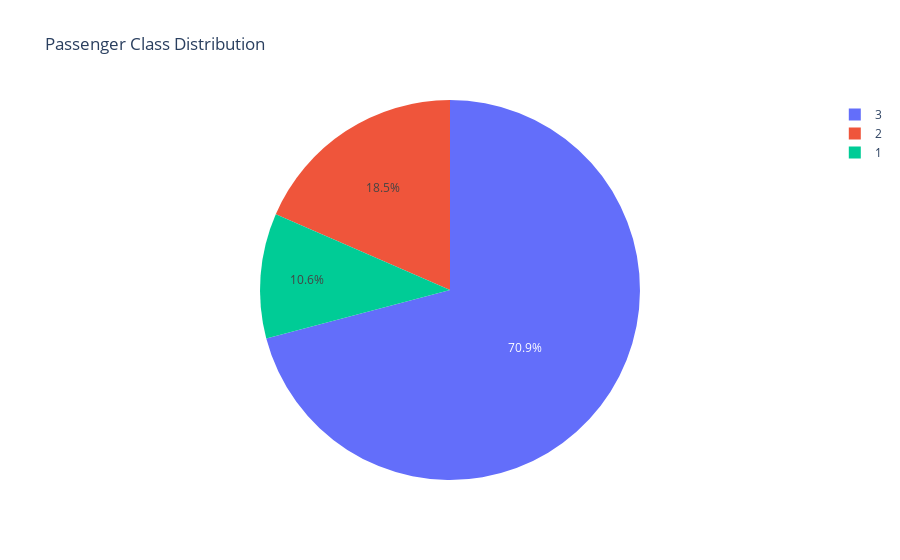

Notebook source saved alongside this figure:
### Code cell
pie = px.pie(df, values='pclass', names='pclass', title='Passenger Class Distribution')
pie.show()

### Figure 1 — Plotly figure (JSON) as saved in the notebook; plotly's stock layout.template omitted (floating-point values rounded to 4 significant figures; data arrays with more than 128 entries replaced by an {"elided": "..."} marker saying what was removed)
{"data": [{"domain": {"x": [0, 1], "y": [0, 1]}, "hovertemplate": "pclass=%{value}<extra></extra>", "labels": {"elided": "1309 int values"}, "legendgroup": "", "name": "", "showlegend": true, "type": "pie", "values": {"elided": "1309 int values"}}], "layout": {"legend": {"tracegroupgap": 0}, "title": {"text": "Passenger Class Distribution"}}}
